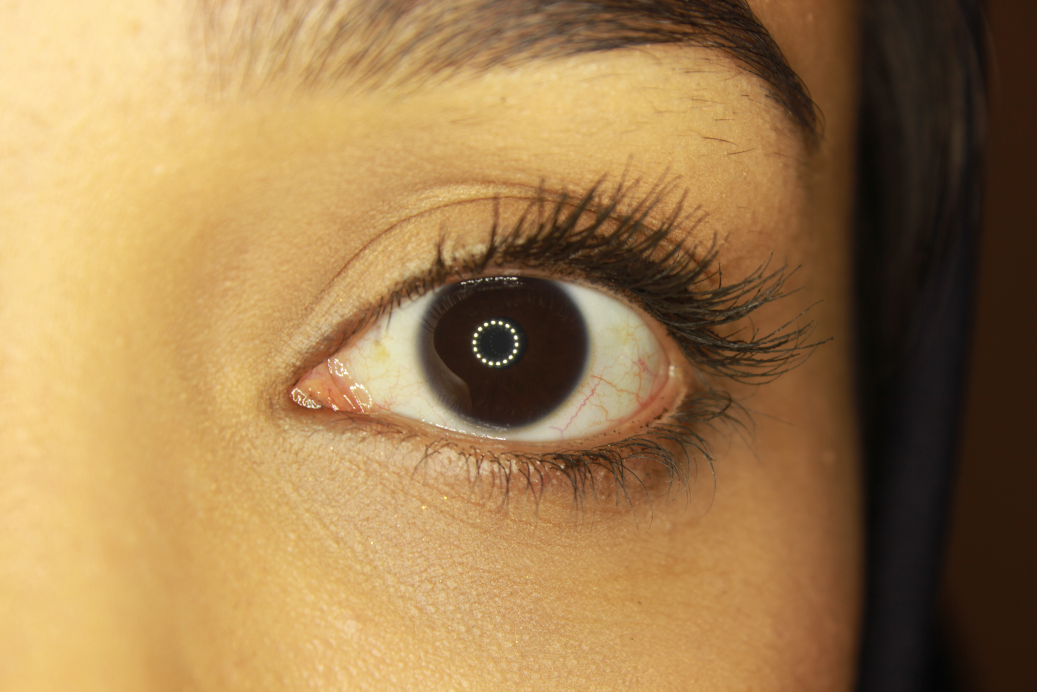
#> input picture Normalization/L1.JPG, 5184 x 3456 px (shown at 1/5 size)
$ jupyter execute --allow-errors Normalization.ipynb
#> lines starting #> are read from the running program, lines starting #| are printed output that depends on the picture
### Normalization/src/HopefulDaugman.py
import cv2
import numpy as np
import itertools
import math


def daugman(center, start_r,gray_img):
    """ Function will find maximal intense radius for given center
        :param center:  center coordinates ``(x, y)``
        :param start_r: start radius in pixels
        :param gray_img: grayscale picture
        .. attention::
            Input grayscale image should be a square, not a rectangle
        :return: (intensity_value, ((xc, yc), radius))
    """
    # get separate coordinates
    x, y = center
    # get img dimensions
    h, w = gray_img.shape
    # define some other vars
    tmp = []
    mask = np.zeros_like(gray_img)

    # for every radius in range
    # we are presuming that iris will be no bigger than 1/3 of picture
    for r in range(start_r, int(h / 3)):
        # draw circle on mask
        cv2.circle(mask, center, r, 255, 1)
        # get pixel from original image
        radii = gray_img & mask  # it is faster than np or cv2
        # normalize np.add.reduce faster than .sum()
        tmp.append(np.add.reduce(radii[radii > 0]) / (2 * math.pi * r))
        # refresh mask
        mask.fill(0)

    # calculate delta of radius intensitiveness
    # mypy does not tolerate var type reload
    tmp_np = np.array(tmp, dtype=np.float32)
    del tmp

    tmp_np = tmp_np[1:] - tmp_np[:-1]  # x5 faster than np.diff()
    # apply gaussian filter
    tmp_np = abs(cv2.GaussianBlur(tmp_np[:-1], (1, 5), 2))
    # get maximum value
    idx = np.argmax(tmp_np)
    # return value, center coords, radius
    val = tmp_np[idx]
    return val, (center, idx + start_r)


def find_boundary(gray,start_r):
    """ Function will apply :mod:`daugman()` on every pixel
        in calculated image slice. Basically, we are calculating
        where lies set of valid circle centers.
        Selection of image slice guarantees that every
        radius will be drawn in image borders.
        :param gray: graysacale square image
        :param start_r: initial radius
        :return: radius with biggest intensiveness delta on image as ``((xc, yc), radius)``
    """
    _, s = gray.shape
    # reduce step for better accuracy
    # 's/3' is the maximum radius of a daugman() search
    a = range(0 + int(s / 3), s - int(s / 3), 3)
    all_points = itertools.product(a, a)

    values = []
    coords = []

    for p in all_points:
        tmp = daugman(p, start_r, gray)
        if tmp is not None:
            val, circle = tmp
            values.append(val)
            coords.append(circle)

    # return the radius with biggest intensiveness delta on image
    # ((xc, yc), radius)
    # x10 faster than coords[np.argmax(values)]
    return coords[values.index(max(values))]

#def find_pupil():

### Normalization/src/Normalization.py
##-----------------------------------------------------------------------------
##  Import
##-----------------------------------------------------------------------------
import numpy as np


##-----------------------------------------------------------------------------
##  Function
##-----------------------------------------------------------------------------
def normalize(image, x_iris, y_iris, r_iris, x_pupil, y_pupil, r_pupil,
			  radpixels, angulardiv):
	"""
	Description:
		Normalize iris region by unwraping the circular region into a rectangular
		block of constant dimensions.
	Input:
		image		- Input iris image.
		x_iris		- x-coordinate of the circle defining the iris boundary.
		y_iris		- y-coordinate of the circle defining the iris boundary.
		r_iris		- Radius of the circle defining the iris boundary.
		x_pupil		- x-coordinate of the circle defining the pupil boundary.
		y_pupil		- y-coordinate of the circle defining the pupil boundary.
		r_pupil		- Radius of the circle defining the pupil boundary.
		radpixels	- Radial resolution (vertical dimension).
		angulardiv	- Angular resolution (horizontal dimension).
	Output:
		polar_array	- Normalized form of the iris region.
		polar_noise	- Normalized form of the noise region.
	"""
	radiuspixels = radpixels + 2
	angledivisions = angulardiv-1

	r = np.arange(radiuspixels)
	theta = np.linspace(0, 2*np.pi, angledivisions+1)

	# Calculate displacement of pupil center from the iris center
	ox = x_pupil - x_iris
	oy = y_pupil - y_iris

	if ox <= 0:
		sgn = -1
	elif ox > 0:
		sgn = 1

	if ox==0 and oy > 0:
		sgn = 1

	a = np.ones(angledivisions+1) * (ox**2 + oy**2)

	# Need to do something for ox = 0
	if ox == 0:
		phi = np.pi/2
	else:
		phi = np.arctan(oy/ox)

	b = sgn * np.cos(np.pi - phi - theta)

	# Calculate radius around the iris as a function of the angle
	r = np.sqrt(a)*b + np.sqrt(a*b**2 - (a - r_iris**2))
	r = np.array([r - r_pupil])

	rmat = np.dot(np.ones([radiuspixels,1]), r)

	rmat = rmat * np.dot(np.ones([angledivisions+1,1]),
							np.array([np.linspace(0,1,radiuspixels)])).transpose()
	rmat = rmat + r_pupil

	# Exclude values at the boundary of the pupil iris border, and the iris scelra border
	# as these may not correspond to areas in the iris region and will introduce noise.
	# ie don't take the outside rings as iris data.
	rmat = rmat[1 : radiuspixels-1, :]

	# Calculate cartesian location of each data point around the circular iris region
	xcosmat = np.dot(np.ones([radiuspixels-2,1]), np.array([np.cos(theta)]))
	xsinmat = np.dot(np.ones([radiuspixels-2,1]), np.array([np.sin(theta)]))

	xo = rmat * xcosmat
	yo = rmat * xsinmat

	xo = x_pupil + xo
	xo = np.round(xo).astype(int)
	coords = np.where(xo >= image.shape[1])
	xo[coords] = image.shape[1] - 1
	coords = np.where(xo < 0)
	xo[coords] = 0

	yo = y_pupil - yo
	yo = np.round(yo).astype(int)
	coords = np.where(yo >= image.shape[0])
	yo[coords] = image.shape[0] - 1
	coords = np.where(yo < 0)
	yo[coords] = 0

	# [6 lines of commented-out code are left out]

	polar_array = image[yo, xo]
	polar_array = polar_array / 255

	# Create noise array with location of NaNs in polar_array
	polar_noise = np.zeros(polar_array.shape)
	coords = np.where(np.isnan(polar_array))
	polar_noise[coords] = 1

	# Get rid of outling points in order to write out the circular pattern
	image[yo, xo] = 255

	# Get pixel coords for circle around iris
	x,y = circlecoords([x_iris,y_iris], r_iris, image.shape)
	image[y,x] = 255

	# Get pixel coords for circle around pupil
	xp,yp = circlecoords([x_pupil,y_pupil], r_pupil, image.shape)
	image[yp,xp] = 255

	# Replace NaNs before performing feature encoding
	coords = np.where((np.isnan(polar_array)))
	polar_array2 = polar_array
	polar_array2[coords] = 0.5
	avg = np.sum(polar_array2) / (polar_array.shape[0] * polar_array.shape[1])
	polar_array[coords] = avg

	return polar_array, polar_noise.astype(bool)


#------------------------------------------------------------------------------
def circlecoords(c, r, imgsize, nsides=600):
	"""
	Description:
		Find the coordinates of a circle based on its centre and radius.
	Input:
		c   	- Centre of the circle.
		r  		- Radius of the circle.
		imgsize - Size of the image that the circle will be plotted onto.
		nsides 	- Number of sides of the convex-hull bodering the circle
				  (default as 600).
	Output:
		x,y     - Circle coordinates.
	"""
	a = np.linspace(0, 2*np.pi, 2*nsides+1)
	xd = np.round(r * np.cos(a) + c[0])
	yd = np.round(r * np.sin(a) + c[1])

	#  Get rid of values larger than image
	xd2 = xd
	coords = np.where(xd >= imgsize[1])
	xd2[coords[0]] = imgsize[1] - 1
	coords = np.where(xd < 0)
	xd2[coords[0]] = 0

	yd2 = yd
	coords = np.where(yd >= imgsize[0])
	yd2[coords[0]] = imgsize[0] - 1
	coords = np.where(yd < 0)
	yd2[coords[0]] = 0

	x = np.round(xd2).astype(int)
	y = np.round(yd2).astype(int)
	return x,y

### Normalization/src/segment.py
##-----------------------------------------------------------------------------
##  Import
##-----------------------------------------------------------------------------
import numpy as np
from src.boundary import searchInnerBound, searchOuterBound
from src.line import findline, linecoords
import multiprocessing as mp


##-----------------------------------------------------------------------------
##  Function
##-----------------------------------------------------------------------------
def segment(eyeim, eyelashes_thres=80, use_multiprocess=True):
	"""
	Description:
		Segment the iris region from the eye image.
		Indicate the noise region.
	Input:
		eyeim				- Eye image
		eyelashes_thres   	- Eyelashes threshold
		use_multiprocess   	- Use multiprocess to run
	Output:
		ciriris		- Centre coordinates and radius of iris boundary.
		cirpupil	- Centre coordinates and radius of pupil boundary.
		imwithnoise	- Original image with location of noise marked with NaN.
	"""
	# Find the iris boundary by Daugman's intefro-differential
	rowp, colp, rp = searchInnerBound(eyeim)
	row, col, r = searchOuterBound(eyeim, rowp, colp, rp)

	# Package pupil and iris boundaries
	rowp = np.round(rowp).astype(int)
	colp = np.round(colp).astype(int)
	rp = np.round(rp).astype(int)
	row = np.round(row).astype(int)
	col = np.round(col).astype(int)
	r = np.round(r).astype(int)
	cirpupil = [rowp, colp, rp]
	ciriris = [row, col, r]

	# Find top and bottom eyelid
	imsz = eyeim.shape
	irl = np.round(row - r).astype(int)
	iru = np.round(row + r).astype(int)
	icl = np.round(col - r).astype(int)
	icu = np.round(col + r).astype(int)
	if irl < 0:
		irl = 0
	if icl < 0:
		icl = 0
	if iru >= imsz[0]:
		iru = imsz[0] - 1
	if icu >= imsz[1]:
		icu = imsz[1] - 1
	imageiris = eyeim[irl: iru + 1, icl: icu + 1]

	# If use_multiprocess
	if use_multiprocess:
		ret_top = mp.Manager().dict()
		ret_bot = mp.Manager().dict()
		p_top = mp.Process(
			target=findTopEyelid,
			args=(imsz, imageiris, irl, icl, rowp, rp, ret_top),
		)
		p_bot = mp.Process(
			target=findBottomEyelid,
			args=(imsz, imageiris, rowp, rp, irl, icl, ret_bot),
		)
		p_top.start()
		p_bot.start()
		p_top.join()
		p_bot.join()
		mask_top = ret_top[0]
		mask_bot = ret_bot[0]

	# If not use_multiprocess
	else:
		mask_top = findTopEyelid(imsz, imageiris, irl, icl, rowp, rp)
		mask_bot = findBottomEyelid(imsz, imageiris, rowp, rp, irl, icl)

	# Mask the eye image, noise region is masked by NaN value
	imwithnoise = eyeim.astype(float)
	imwithnoise = imwithnoise + mask_top + mask_bot

	# For CASIA, eliminate eyelashes by threshold
	ref = eyeim < eyelashes_thres
	coords = np.where(ref == 1)
	imwithnoise[coords] = np.nan

	return ciriris, cirpupil, imwithnoise


#------------------------------------------------------------------------------
# [72 lines left out: functions findTopEyelid, findBottomEyelid, not called in this run]

### Normalization/Normalization.ipynb
# Gender Recogintion from Iris pattern

[cell 1]
import matplotlib.pyplot as plt
import cv2
import numpy as np
from src.HopefulDaugman import find_boundary

Some helper funciton

[cell 2]
def showImage(image, title):
    plt.figure()
    plt.title(title)
    plt.imshow(image)
    plt.xticks([]), plt.yticks([])

def showImageBGR(image, title):
    showImage(cv2.cvtColor(image, cv2.COLOR_BGR2RGB), title)

## Segmentation

Resizing and cropping in RGB

[cell 3]
image = cv2.imread('L1.JPG')
#> image is the input picture: shape (3456, 5184, 3); mean B, G, R 79.9, 125.9, 159.9
M, N, C = image.shape
#> M = 3456; N = 5184; C = 3
im_rgb_res = cv2.resize(image, (int(N/8),int(M/8)))
M2, N2, C2 = im_rgb_res.shape
#> M2 = 432; N2 = 648; C2 = 3
im_rgb_foc = im_rgb_res[int(0.3*M2):int(0.65*M2), int(0.5*M2):int(M2)]
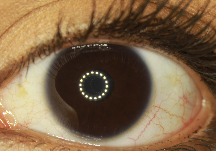
#> im_rgb_foc: shape (151, 216, 3); mean B, G, R 72.3, 101.6, 127.8

showImageBGR(im_rgb_foc, "Resized image")

Resizing and cropping in gray scale

[cell 4]
gray = cv2.cvtColor(image, cv2.COLOR_BGR2GRAY)
im_gray_res = cv2.resize(gray, (int(N/8),int(M/8)))
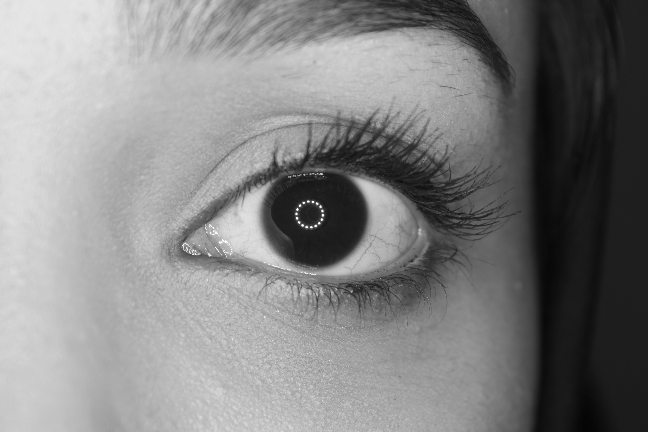
#> im_gray_res: shape (432, 648); min 4, max 255, mean 130.9
M2, N2 = im_gray_res.shape
im_gray_foc = im_gray_res[int(0.3*M2):int(0.65*M2), int(0.5*M2):int(M2)]

showImageBGR(im_gray_foc,"Resized gray")

Find iris Coordinates

[cell 5]
image2 = cv2.imread('iris.png')
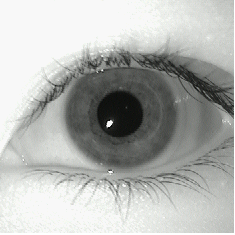
#> input picture Normalization/iris.png, 235 x 235 px
#> image2 is the input picture: shape (235, 235, 3); mean B, G, R 176.8, 179.7, 177.8
gray2 = cv2.cvtColor(image2, cv2.COLOR_BGR2GRAY)

minimal_iris_radius =30
iris_coordinates = find_boundary(gray2, minimal_iris_radius) #im_gray_foc
#> the loop in find_boundary, `for p in all_points:` made 729 passes
#> circle on passes 1 to 12: ((78, 78), 53), ((78, 81), 74), ((78, 84), 31), ((78, 87), 46), ((78, 90), 43), ((78, 93), 42), ((78, 96), 39), ((78, 99), 37), ((78, 102), 36), ((78, 105), 33), ((78, 108), 32), ((78, 111), 31)
#> after the loop in find_boundary, `for p in all_points:`: coords = 729 items; values = 729 items, first 6: [2.16], [1.35], [2.25], [2.38], [3.46], [3.45]
#> iris_coordinates = ((120, 114), 56)
iris_coordinates_data = find_boundary(im_gray_foc, minimal_iris_radius)
#> the loop in find_boundary (call 2), `for p in all_points:` made 576 passes
#> circle on passes 1 to 7: ((72, 72), 35), ((72, 75), 43), ((72, 78), 31), ((72, 81), 30), ((72, 84), 31), ((72, 87), 31), ((72, 90), 32)
#> tmp on pass 8: ([4.99], ((72, 93), 31))
print(iris_coordinates)
#| ((120, 114), 56)
print(iris_coordinates_data)
#| ((105, 87), 47)
iris_center, iris_rad = iris_coordinates
iris_center_data, iris_rad_data = iris_coordinates_data

#   Drawing the circle
iris_segmented = cv2.circle(image2, iris_center, iris_rad, (255, 0, 0), 2)
iris_segmented_data = cv2.circle(im_gray_foc, iris_center_data, iris_rad_data, (255, 0, 0), 2)

showImage(iris_segmented, "Iris Circle")
showImageBGR(iris_segmented_data, "Iris Circle from Dataset")

Find pupil Coordinates

[cell 6]
minimal_pupil_radius =10
coordinates = find_boundary(gray2, minimal_pupil_radius) #im_gray_foc
coordinates_data = find_boundary(im_gray_foc, minimal_pupil_radius)
print(coordinates)
#| ((120, 114), 23)
print(coordinates_data)
#| ((105, 87), 47)
pupil_center, pupil_rad = coordinates
pupil_center_data, pupil_rad_data = coordinates_data

# Drawing the circle
pupil_segmented = cv2.circle(iris_segmented, pupil_center, pupil_rad, (0, 255, 0), 2)
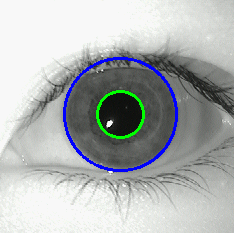
#> pupil_segmented: shape (235, 235, 3); mean B, G, R 179.2, 179, 175.2
pupil_segmented_data = cv2.circle(iris_segmented_data, pupil_center_data, pupil_rad_data, (0, 255, 0), 2)
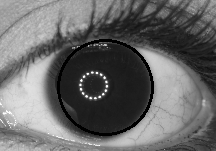
#> pupil_segmented_data: shape (151, 216); min 0, max 255, mean 104.2

showImage(pupil_segmented, "Pupil circle")
showImageBGR(pupil_segmented_data, "Pupil Circle from Dataset")

## Normalizing

[cell 7]
import src.Normalization as norm
import src.segment as seg

testing another segmentation code

[cell 8]
image2 = cv2.imread('iris.png')
gray2 = cv2.cvtColor(image2, cv2.COLOR_BGR2GRAY)

#> (the rest of this cell did not finish here and is left out)

print(ciriris,cirpupil)

showImage(imWithNoise, "Noise?")

[cell 9]
showImageBGR(image2, "d")

img_copy = image2.copy()
#> (the rest of this cell did not finish here and is left out)

## Nomalizing using new segmentation

[cell 10]
# Segmentation parameters
radial_res = 40    #vertical dimension
angular_res = 240    #horizontal dimension

img_copy = image2.copy()
#> (the rest of this cell did not finish here and is left out)

#> (a cell that did not finish here is left out)

## Normalizing using old segmentation

[cell 12]
img_copy = image2.copy()
polar_array2, noise_array2 = norm.normalize(img_copy, iris_center[0], iris_center[1], iris_rad, pupil_center[0], pupil_center[1], pupil_rad, radial_res, angular_res)
#> in normalize, `rmat = np.dot(np.ones([radiuspixels,1]), r)`: rmat: shape (42, 240) float64; every value is 33
#> in normalize, `rmat = rmat[1 : radiuspixels-1, :]`:
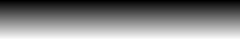
#> rmat: shape (40, 240) float64; min 23.8, max 55.2, mean 39.5; drawn with min black and max white
#> in normalize, `xo = x_pupil + xo`:
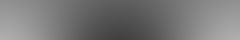
#> xo: shape (40, 240) float64; min 64.81, max 175.2, mean 120.2
#> in normalize, `yo = y_pupil - yo`:
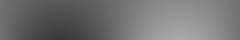
#> yo: shape (40, 240) float64; min 58.81, max 169.2, mean 114
#> in normalize, `polar_array = image[yo, xo]`:
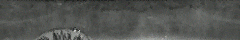
#> polar_array: shape (40, 240, 3); mean B, G, R 81.5, 84.5, 82.5
#> in normalize, `image[yp,xp] = 255`:
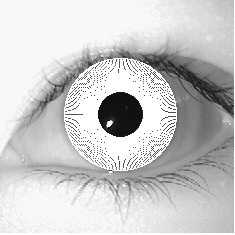
#> image: shape (235, 235, 3); mean B, G, R 200.1, 202.5, 200.9
#> noise_array2: shape (40, 240, 3) bool; every value is 0

#> (the rest of this cell did not finish here and is left out)
